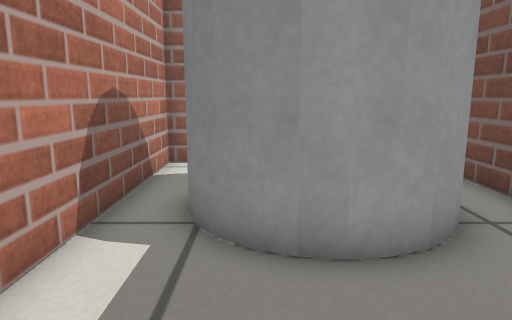
View 1 (above)

16 first-person views from a walk through a robot-simulator world made for Gazebo. The camera is 0.43 m above the floor, tilts 10° down and sees 70° across. The floor is counted in squares, 0.2 m on a side. Each view is taken from the middle of a square. On the plan, view 1 faces up. The plan holds only what a view shows up to about 19 squares ahead; the rest is blank.

View 2
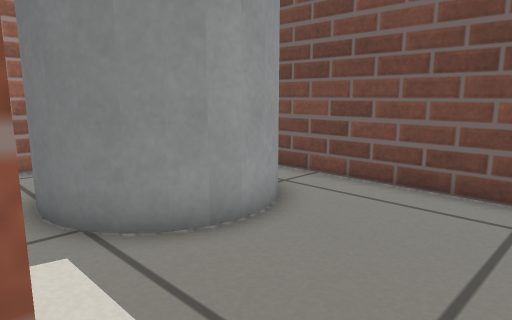

View 3
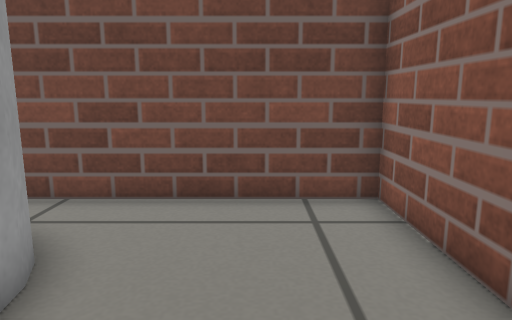

View 4
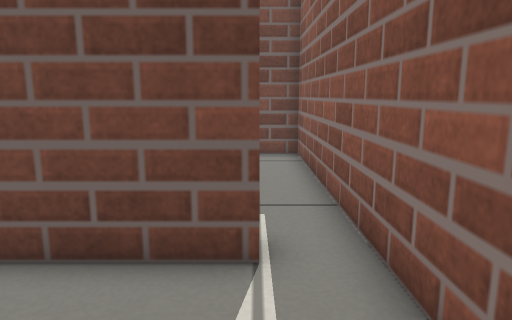

View 5
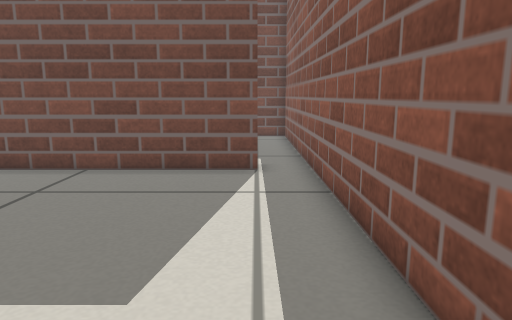

View 6
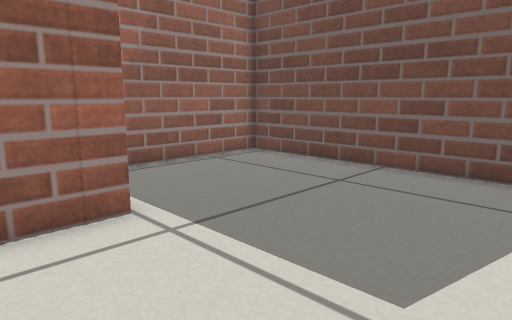

View 7
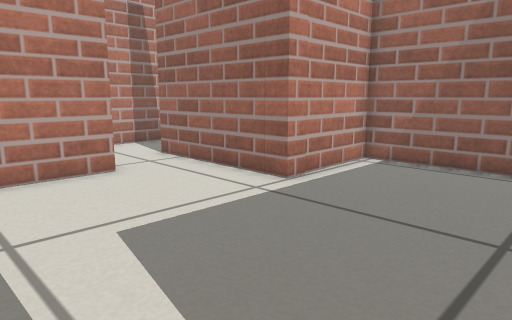

View 8
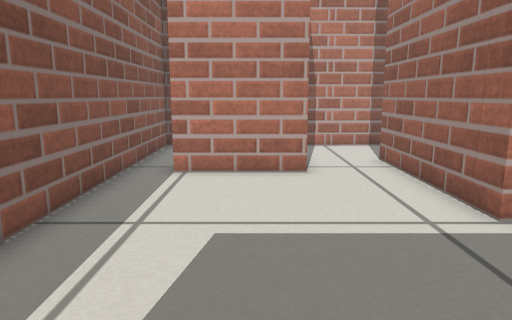

View 9
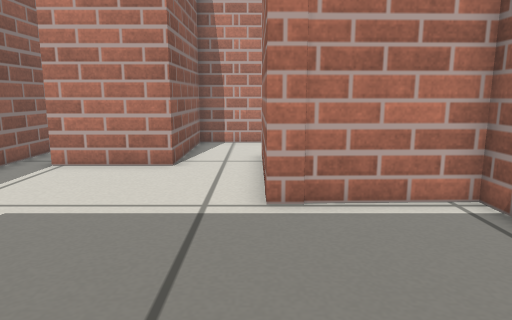

View 10
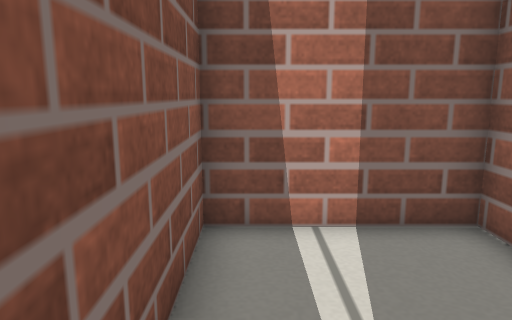

View 11
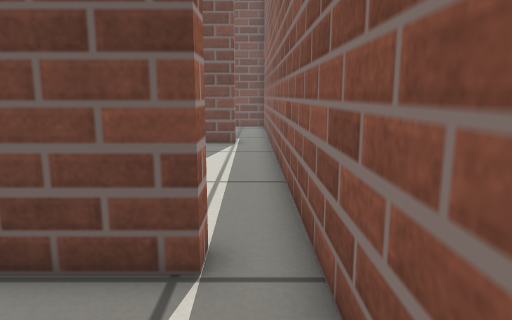

View 12
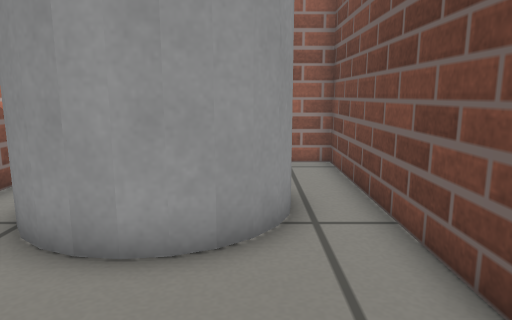

View 13
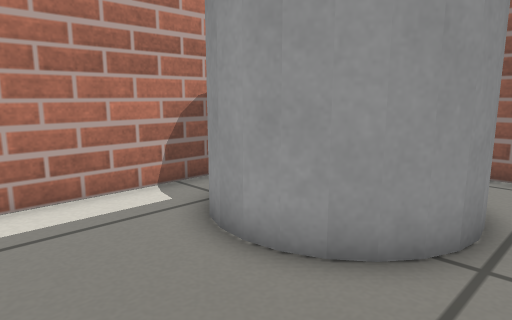

View 14
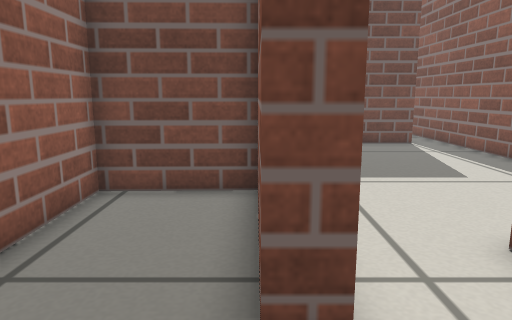

View 15
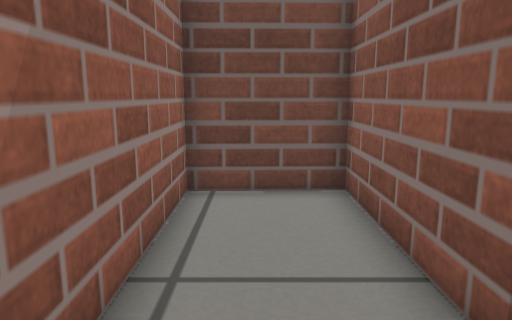

View 16
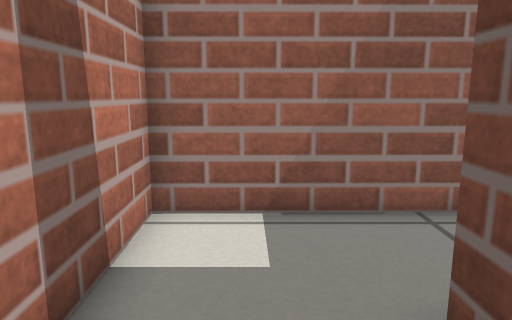

### Floor plan
Key: @ floor where view 1 was taken; # wall or solid block; . floor; C grey cylinder.
Columns run from 21 left of view 1 to 6 right of it. Each row starts with its distance up from view 1.
 12 ######################  ####
 11 #........##.......#...  ...#
 10 #........##.......#..   ...#
  9 #........##.......#..    ..#
  8 #...#######.......#.C   C..#
  7 #...#######.......#.C    C.#
  6 #.................#.C   C..#
  5 #.................#..CCCC..#
  4 #######...........#........#
  3 #....##...........#........#
  2 #....##...........#........#
  1 #....##...........#........#
  0 #....................@.....#
 -1 ############################

Where each view was taken, in squares from view 1:
view 1: 0 up, 0 right, facing up
view 2: 0 up, 3 left, facing up-right
view 3: 2 up, 2 left, facing right
view 4: 1 up, 8 left, facing right
view 5: 1 up, 14 left, facing right
view 6: 1 up, 14 left, facing up-right
view 7: 0 up, 5 left, facing up-left
view 8: 3 up, 5 left, facing left
view 9: 7 up, 4 left, facing left
view 10: 0 up, 15 left, facing left
view 11: 0 up, 20 left, facing right
view 12: 0 up, 3 right, facing up
view 13: 1 up, 5 right, facing up-left
view 14: 8 up, 20 left, facing right
view 15: 10 up, 20 left, facing right
view 16: 5 up, 19 left, facing up
